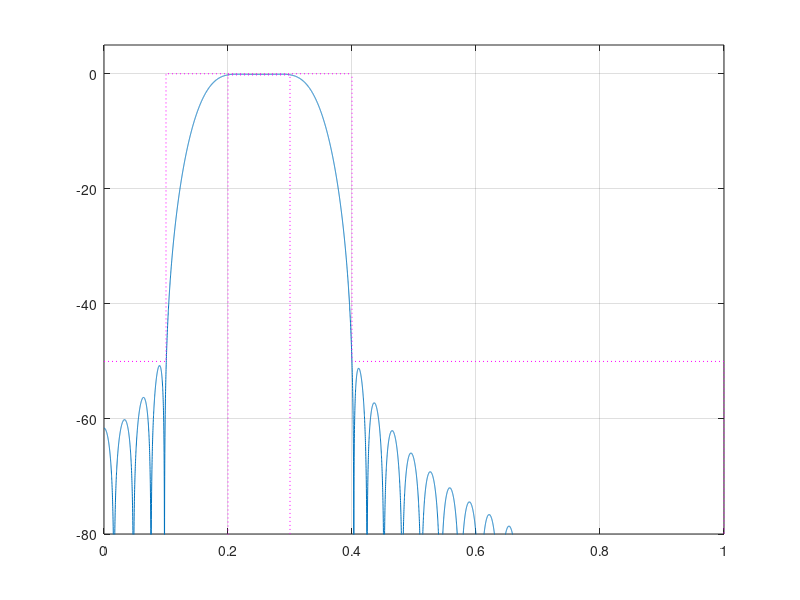

MATLAB code for this plot: (Note: this script raises an error after producing the figure.)
 ws1 = 0.1*pi; wp1 = 0.2*pi; wp2 = 0.3*pi; ws2 = 0.4*pi;
As = 50;
Ap = 0.2;
wc1 = sqrt(wp1*ws1);
wc2 = sqrt(wp2*ws2);

N1 = 60;  % obtido por kaiser
N = 58; % corrigido
wc1 = wc1 +0.0107*pi
wc2 = wc2 + 0.0018*pi;
M = N/2;
L = N+1;
n = (-M:M);
% ajuste pois a janela ficou acima de 50
As2 = As + 0.65;
if As2 > 50
    beta = 0.1102*(As2-8.7);
elseif As2 >= 21
    beta = 0.5842*(As2-21)^0.4 + 0.07886*(As2-21);
else
    beta = 0;
end
wkaiser = kaiser(L,beta)';

cbp = (sin(wc2*n)-sin(wc1*n))./(pi*n);
cbp(M+1) = (wc2 -wc1)/pi;
figure(1)
Glin0 = 10^(-Ap/2/20);
h = cbp.*wkaiser * Glin0;
stem(n,cbp,'xr'); hold on
stem(n,wkaiser,'+k')
stem(n,h, 'ob')
hold off
%fvtool(h,1);
[Hw,w] = freqz(h,1,10000);
plot(w/pi, 20*log10(abs(Hw)))
fmask = [0 0.1 0.1 0.4 0.4 1 1 0.2 0.2 0.3 0.3];
Amask = -[As As 0 0 As As 100 100 Ap Ap 100];
hold on; plot(fmask, Amask,':m'); hold off; ylim([-(As +30) 5]); grid on

% APLICANDO FILTRO A UM SINAL REAL

fs 